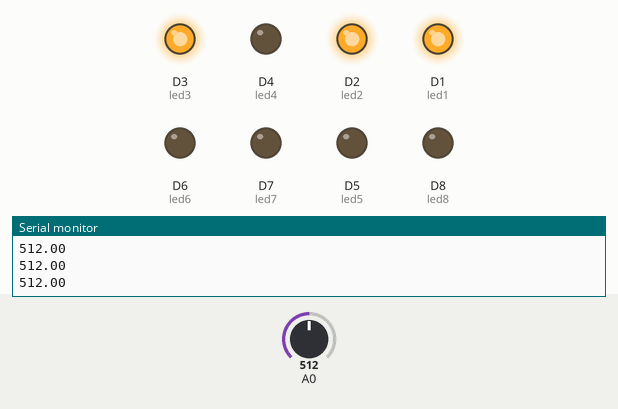
Recording of a sketch running on a simulated ESP8266 (NodeMCU). On the bench: output pins drawn as LEDs (lit = HIGH), the last lines printed to the serial monitor. The test bench sets the inputs (shaded band); at power-on: A0 = 512.

Above: at 1.2 s.
1.3 s: A0 set to 650
At 2.6 s:
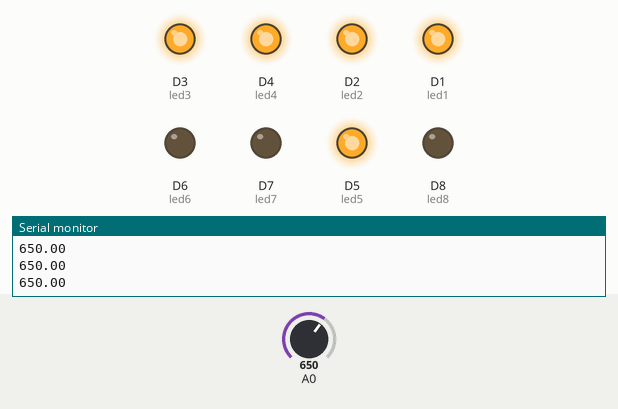
2.9 s: A0 set to 778
At 4.2 s:
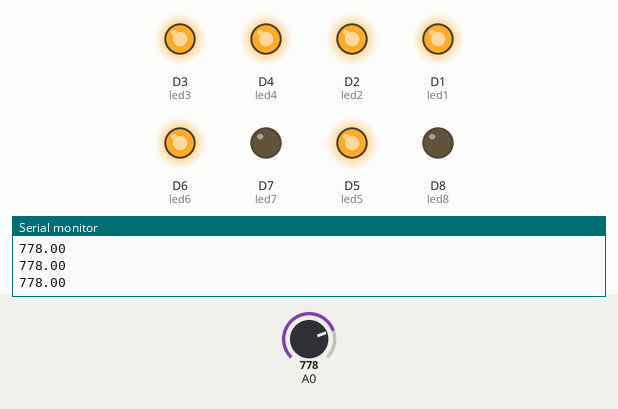
4.5 s: A0 set to 900
At 5.5 s:
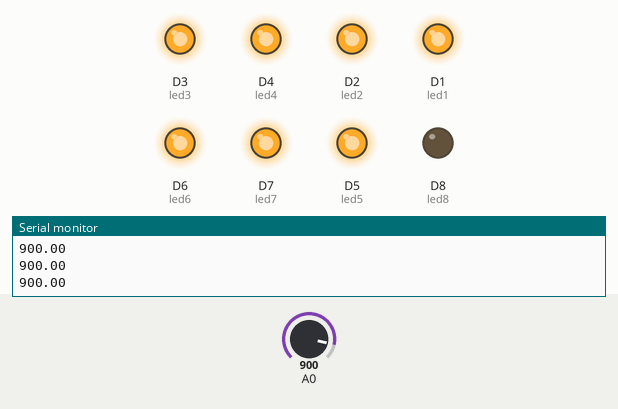
6.1 s: A0 set to 1010
At 6.9 s:
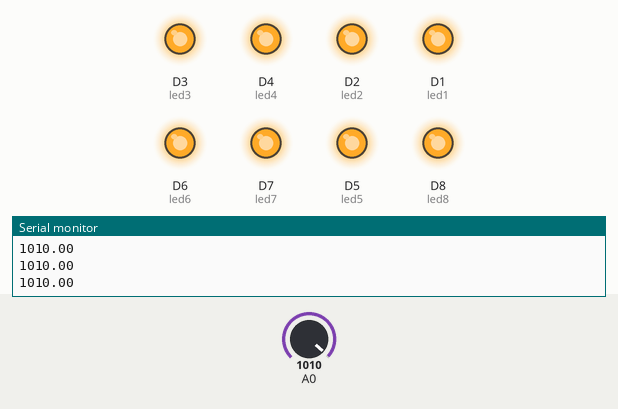
7.7 s: A0 set to 986
At 8.2 s:
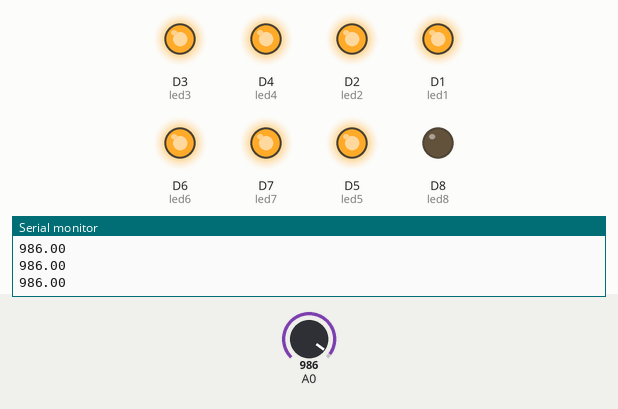
9.3 s: A0 set to 1023
At 10.7 s:
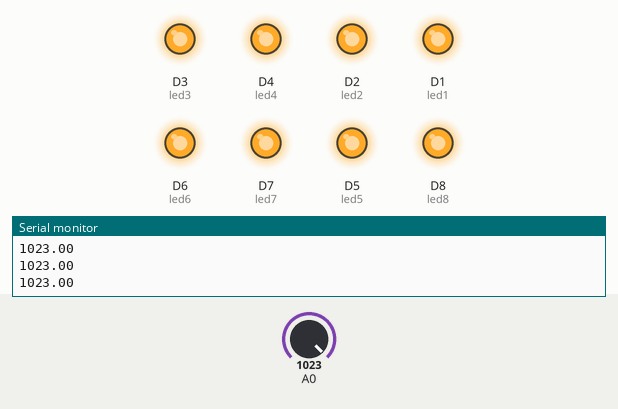
Timing chart, 0 to 11.9 s (numbered marks = the images above; inputs shaded):
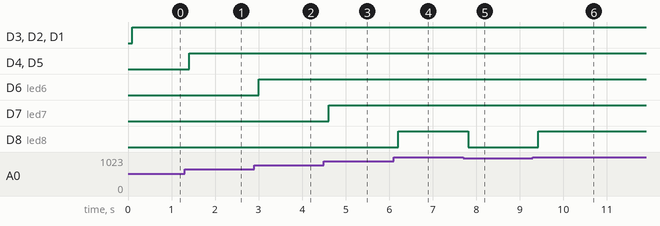

Measured:
- the behaviour switches between 1000 and 999 on A0 (found by bisection; images 4 and 5)
- after the input at 1.3 s, D4 (led4), D5 (led5): LOW → HIGH after 0.10 s
- after the input at 2.9 s, D6 (led6): LOW → HIGH after 0.11 s
- after the input at 4.5 s, D7 (led7): LOW → HIGH after 0.11 s
- after the input at 6.1 s, D8 (led8): LOW → HIGH after 0.11 s
- after the input at 7.7 s, D8 (led8): HIGH → LOW after 0.12 s
- after the input at 9.3 s, D8 (led8): LOW → HIGH after 0.12 s

The sketch:

Analog.ino
```cpp
int led1 = D1;
int led2 = D2;
int led3 = D3;
int led4 = D4;
int led5 = D5;
int led6 = D6;
int led7 = D7;
int led8 = D8;


void setup(){
    Serial.begin(9600);

  pinMode(led1, OUTPUT);
  pinMode(led2, OUTPUT);
  pinMode(led3, OUTPUT);
  pinMode(led4, OUTPUT);
  pinMode(led5, OUTPUT);
  pinMode(led6, OUTPUT);
  pinMode(led7, OUTPUT);
  pinMode(led8, OUTPUT);

  pinMode (A0, INPUT);
}
void loop(){
  float voltage = analogRead(A0);

    Serial.println(voltage);
    delay(100);
  // to turn off LEDs chronologically
  // to turn on LEDs chronologically


  if (voltage > 128.00){
        digitalWrite(led1, HIGH);
    }

  if (voltage < 128.00){
        digitalWrite(led1, LOW);
    }

  if (voltage > 256.00){
        digitalWrite(led2, HIGH);
    }

  if (voltage < 256.00){
        digitalWrite(led2, LOW);
    }

  if (voltage > 384.00){
    digitalWrite(led3, HIGH);
}

  if (voltage < 384.00){
        digitalWrite(led3, LOW);
    }

  if (voltage > 512.00){
        digitalWrite(led4, HIGH);
    }

  if (voltage < 512.00){
        digitalWrite(led4, LOW);
    }

  if (voltage > 640.00){
        digitalWrite(led5, HIGH);
    }

  if (voltage < 640.00){
        digitalWrite(led5, LOW);
    }

  if (voltage > 768.00){
        digitalWrite(led6, HIGH);
    }

  if (voltage < 768.00){
    digitalWrite(led6, LOW);
}

  if (voltage > 896.00){
    digitalWrite(led7, HIGH);
}

  if (voltage < 896.00){
        digitalWrite(led7, LOW);
    }

  if (voltage > 1000.00){
    digitalWrite(led8, HIGH);
}

  if (voltage < 1000.00){
        digitalWrite(led8, LOW);
    }

}
```
